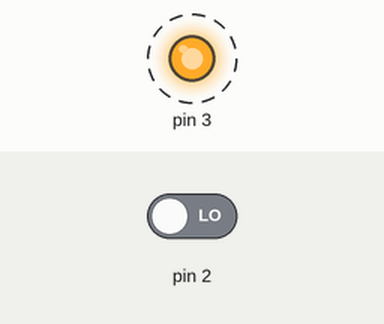
This sketch was run on a simulated Arduino Uno, built with avr-gcc and run on an emulated ATmega328P. Parts: output pins drawn as LEDs (lit = HIGH). Dashed ring = blinking. The test bench sets the inputs (shaded band); at power-on: pin 2 LOW.

Above: at 0.5 s.
Timing chart, 0 to 4.6 s (numbered marks = the images above):
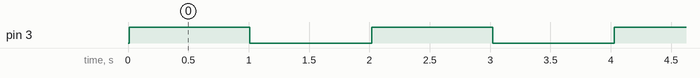

The sketch:

codigo.ino
```cpp
// C++ code
//
void setup()
{
  pinMode(2, INPUT);
  pinMode(3, OUTPUT);
}

int var;

void loop()
{
  var = digitalRead(2);
  digitalWrite(3, var);
  delay(10);
  digitalWrite(3, HIGH);
  delay(1000); // Wait for 1000 millisecond(s)
  digitalWrite(3, LOW);
  delay(1000); // Wait for 1000 millisecond(s)
  }
```

Measured:
- by itself, pin 3: alternates HIGH for 1.0 s and LOW for 1.0 s
